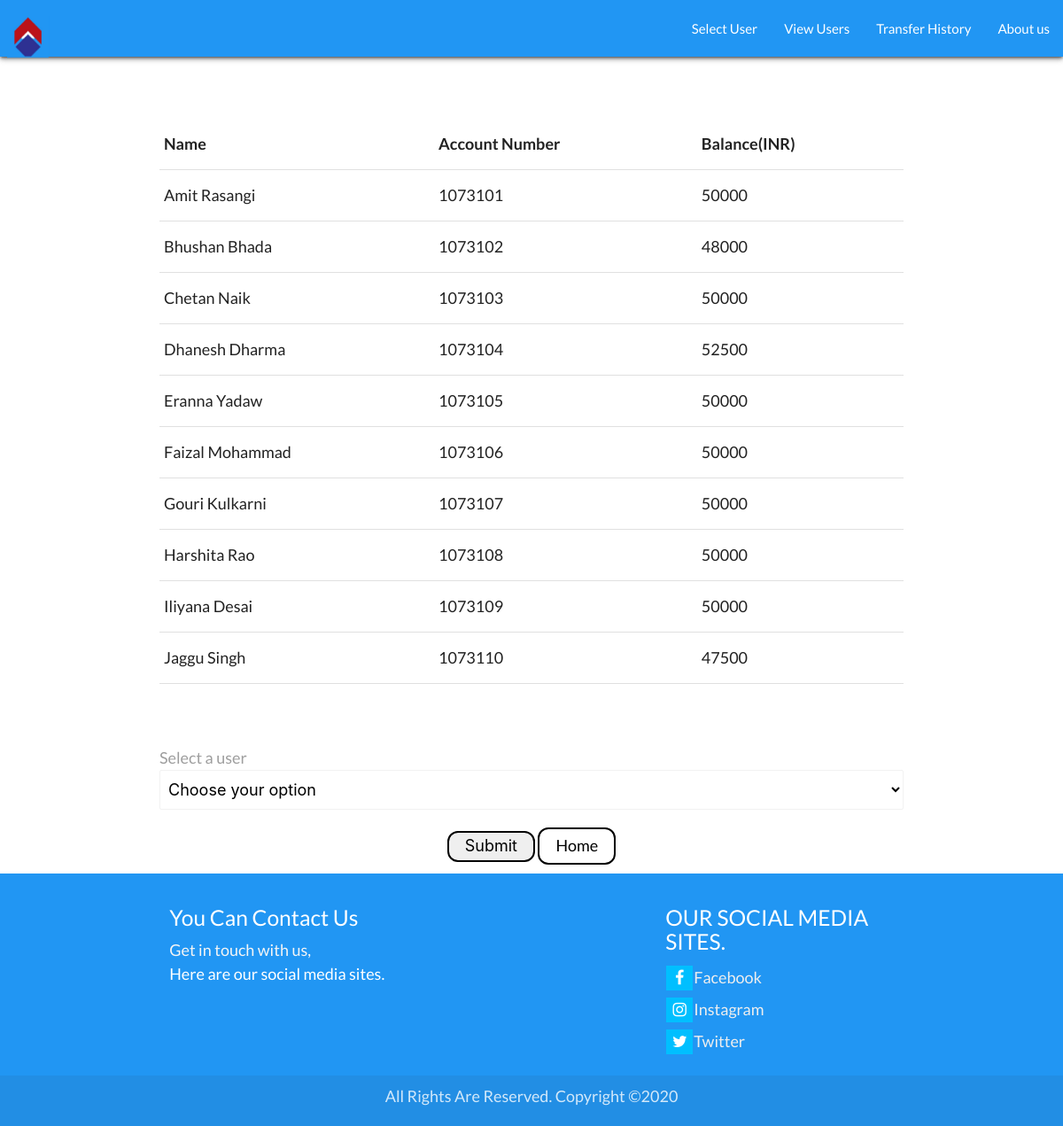
The app's page /selectUser.php with its own data.
### tables this page shows
CREATE TABLE `customer_details` (
  `c_id` int(11) NOT NULL,
  `c_name` varchar(255) NOT NULL,
  `c_email` varchar(255) NOT NULL,
  `c_balance` int(11) NOT NULL,
  `phno` int(11) NOT NULL
);

### selectUser.php (the view, shortened to what this page needs)
<?php
	include('db_connect.php');
	$sql = 'SELECT c_name, c_balance,c_id FROM customer_details ORDER BY c_id';
	$result = mysqli_query($conn, $sql);
	$customers = mysqli_fetch_all($result, MYSQLI_ASSOC);
?>
<!DOCTYPE html>
<html>
<head>
	<link rel="stylesheet" href="https://cdnjs.cloudflare.com/ajax/libs/materialize/1.0.0/css/materialize.min.css">
    <link rel="stylesheet" type="text/css" href="style.css">
</head>
<body>
	<?php include('navbar.php'); ?>
	<section>
		<div class="wrapper">
			<form action="singleUser.php" method="POST">
				<div class="container" style="margin: 70px auto">
				<table class="highlight">
					<tr>
						<th>Name</th>
						<th>Account Number</th>
                        <th>Balance(INR)</th>
					</tr>
					<?php
						foreach($customers as $customer) {
							echo "<tr><td> ".$customer['c_name']."</td><td>".$customer['c_id']."</td><td>".$customer['c_balance']."</td></tr>";
						}
					?>
				</table>
			</div>
			<div class="container col s12" style="margin: 20px auto">
				<label>Select a user</label>
				<select class="browser-default" name="name">
					<option value="" disabled selected>Choose your option</option>
			</select>
			</div>
			<div class="center">
				<button type="submit" class="btn-1">Submit</button>
				<a href="index.php" class="btn-1">Home</a>
			</div>
			</form>
		</div>
	</section>
	<?php include('footer.php'); ?>
</body>
</html>

### navbar.php
<section>
    <div class="navbar-fixed z-depth-2">
        <nav class="navbar">
            <div class="nav-wrapper dark blue">
                <a href="index.php" class="brand-logo"><img src="bankkk.jpg" height="47px" width="auto"></a>
                <ul id="nav-mobile" class="right hide-on-med-and-down">
                    <li><a href="selectUser.php"> Select User</a></li>
                    <li><a href="viewUsers.php">View Users</a></li>
                    <li><a href="transferHistory.php">Transfer History</a></li>
                    <li><a href="AboutUs.php">About us</a></li>
                </ul>
            </div>
        </nav>
    </div>
    </section>

### footer.php (shortened to what this page needs)
<section>
    <link rel="stylesheet" href="https://cdnjs.cloudflare.com/ajax/libs/font-awesome/4.7.0/css/font-awesome.min.css">
    	<footer class="page-footer blue">
          <div class="container">
            <div class="row">
              <div class="col l6 s12">
                <h5 class="white-text">You Can Contact Us</h5>
                <p class="grey-text text-lighten-4">Get in touch with us,Here are our social media sites.</p>
              </div>
              <div class="col l4 offset-l2 s12">
                <h5 class="white-text">OUR SOCIAL MEDIA SITES.</h5>
                <ul>
                  <li><a href="#" class="fa fa-facebook"><a class="grey-text text-lighten-3" href="#">Facebook</a></li>
                  <li><a href="#" class="fa fa-instagram"><a class="grey-text text-lighten-3" href="#">Instagram</a></li>
                  <li><a href="#" class="fa fa-twitter"><a class="grey-text text-lighten-3" href="#">Twitter</a></li>
                </ul>
              </div>
            </div>
          </div>
          <div class="footer-copyright">
            <div class="container center">
             All Rights Are Reserved. Copyright ©2020
            </div>
          </div>
        </footer>
    </section>

### style.css (style rules this page uses)
* { margin: 0; padding: 0; box-sizing: border-box; }
body { font-size: 18px; font-family: "Lato", serif; }
.brand-logo { margin: 18px 10px 10px 8px; }
label { font-size: 1em; }
.btn-1 { display: inline-block; padding: 0.3em 1em; text-decoration: none; color: black; border: solid 2px black; border-radius: 12px; transition: .4s; }
.navbar-fixed { color: deepskyblue; }

### selectUser.php (style rules this page uses)
.center { padding-bottom: 10px; }

### footer.php (style rules this page uses)
.fa { padding: 5px; font-size: 07px; width: 30px; text-align: center; text-decoration: none; margin: 4px 1px; }
.fa-facebook,.fa-instagram,.fa-twitter { background: deepskyblue; color: white; }

### records on screen
customer_details: c_name "Amit Rasangi", c_id "1073101", c_balance "50000"
customer_details: c_name "Bhushan Bhada", c_id "1073102", c_balance "48000"
customer_details: c_name "Chetan Naik", c_id "1073103", c_balance "50000"
customer_details: c_name "Dhanesh Dharma", c_id "1073104", c_balance "52500"
customer_details: c_name "Eranna Yadaw", c_id "1073105", c_balance "50000"
customer_details: c_name "Faizal Mohammad", c_id "1073106", c_balance "50000"
customer_details: c_name "Gouri Kulkarni", c_id "1073107", c_balance "50000"
customer_details: c_name "Harshita Rao", c_id "1073108", c_balance "50000"
customer_details: c_name "Iliyana Desai", c_id "1073109", c_balance "50000"
customer_details: c_name "Jaggu Singh", c_id "1073110", c_balance "47500"
